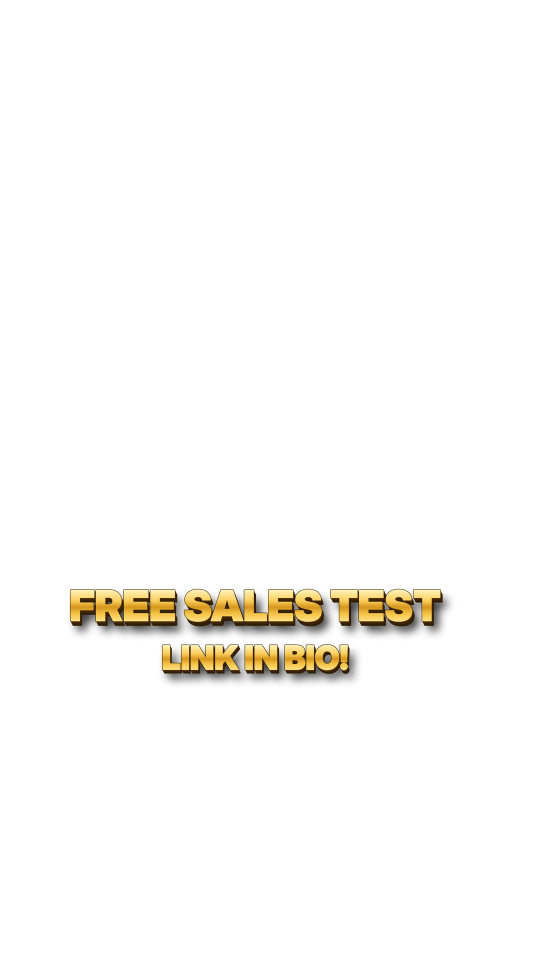
#> input picture engine/cta_gold.png, 1080 x 1920 px (shown at 1/2 size)
$ python -i lux.py   (imports and definitions only)
#> lines starting #> are read from the running program, lines starting #| are printed output that depends on the picture
"""Luxury-style TikTok clip: black & white luxury photo backgrounds (slow zoom, grain, scanlines)
and huge condensed captions that show exactly the spoken words, word by word, on the voice.
usage: python3 lux.py <clipname> <voice.mp3> <words_module:key> <bg_dir> [tempo]"""
import sys, os, re, random, subprocess, importlib
import numpy as np
from PIL import Image, ImageDraw, ImageFont, ImageFilter, ImageOps, ImageEnhance

W, H, FPS = 1080, 1920, 30
FONT = "/usr/share/fonts/opentype/inter/InterDisplay-Black.otf"
WHITE = (245, 245, 240); GOLD = (236, 196, 44)
SQUEEZE = 0.74          # horizontal squeeze -> condensed poster look
MAXW = 900              # text column width
CY = 720                # vertical centre of the caption block (kept clear of TikTok bottom UI)
LEAD = 0.06             # word appears a hair before it is heard

KEYWORDS = {"MONEY", "RICH", "SELLING", "SELL", "SELLS", "SOLD", "SALES", "SALE", "PRICE", "JOB", "JOBS",
            "CUSTOMER", "CUSTOMERS", "SILENCE", "THINK", "PAID", "HONEST", "QUESTION", "GOOD", "PAYS",
            "NEVER", "ONE", "SHUT", "UP", "WAIT", "THEM", "MINUTE", "YOURSELF", "OPPOSITE", "FIRST"}

_fc = {}
def fnt(size):
    if size not in _fc: _fc[size] = ImageFont.truetype(FONT, size)
    return _fc[size]

def clean(w):
    return re.sub(r"[^A-Za-z0-9'$%&\-]", "", w.replace("—", "")).upper()

# [32 lines left out: functions chunk, layout, not called in this run]

_wc = {}
# [35 lines left out: functions word_img, draw_chunk, not called in this run]

# ---------------- background ----------------
BAND_H = 700            # height of the cinematic picture band
BAND_Y = CY - BAND_H // 2

def prep_bg(path):
    """Wide image -> band (BAND_H tall, with room to zoom) plus a dim blurred fill for the rest of the frame."""
#> called with path = 'cta_gold.png'
    im = Image.open(path).convert("L")
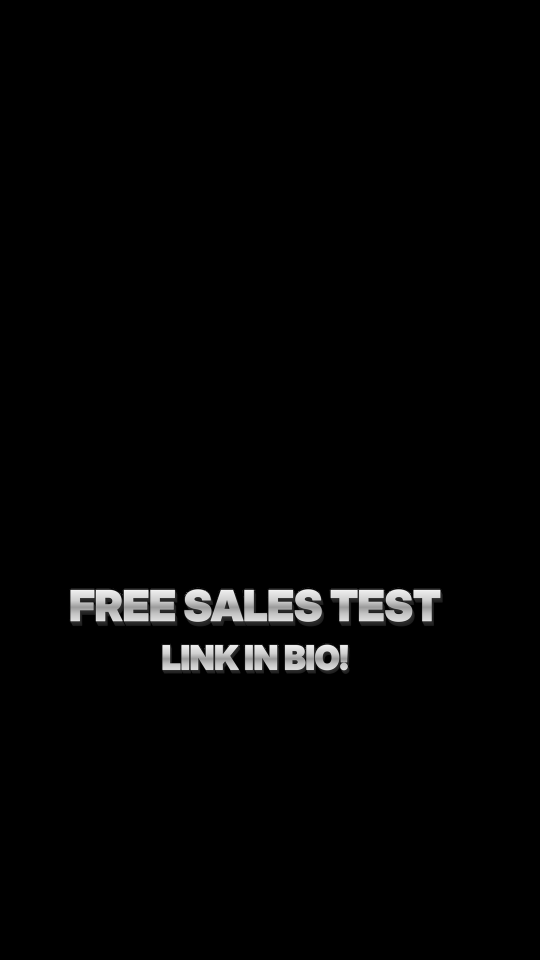
#> im: PIL image 1080x1920 L (shown at 1/2 size); min 0, max 255, mean 4.6
    tw, th = int(W * 1.12), int(BAND_H * 1.12)
    r = max(tw / im.width, th / im.height)
#> r = 1.12
    im = im.resize((int(im.width * r) + 1, int(im.height * r) + 1), Image.LANCZOS)
#> im: PIL image 1210x2150 L
    l = (im.width - tw) // 2; tp = (im.height - th) // 2
#> after `l = (im.width - tw) // 2`: l = 0
#> after `tp = (im.height - th) // 2`: tp = 683
    band = im.crop((l, tp, l + tw, tp + th))
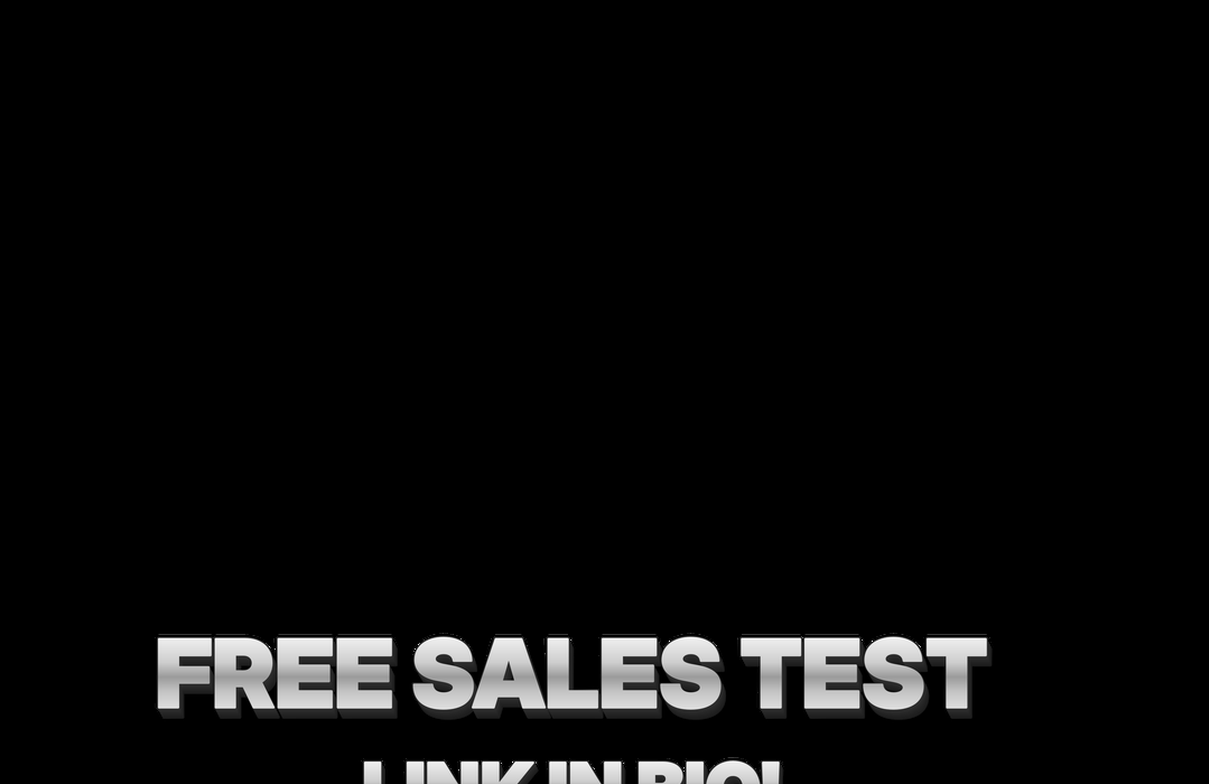
#> band: PIL image 1209x784 L; min 0, max 255, mean 10.4
    band = band.filter(ImageFilter.UnsharpMask(radius=2, percent=80, threshold=2))
    band = ImageOps.autocontrast(band, cutoff=1); band = ImageEnhance.Contrast(band).enhance(1.12)
#> after `band = ImageOps.autocontrast(band, cutoff=1)`:
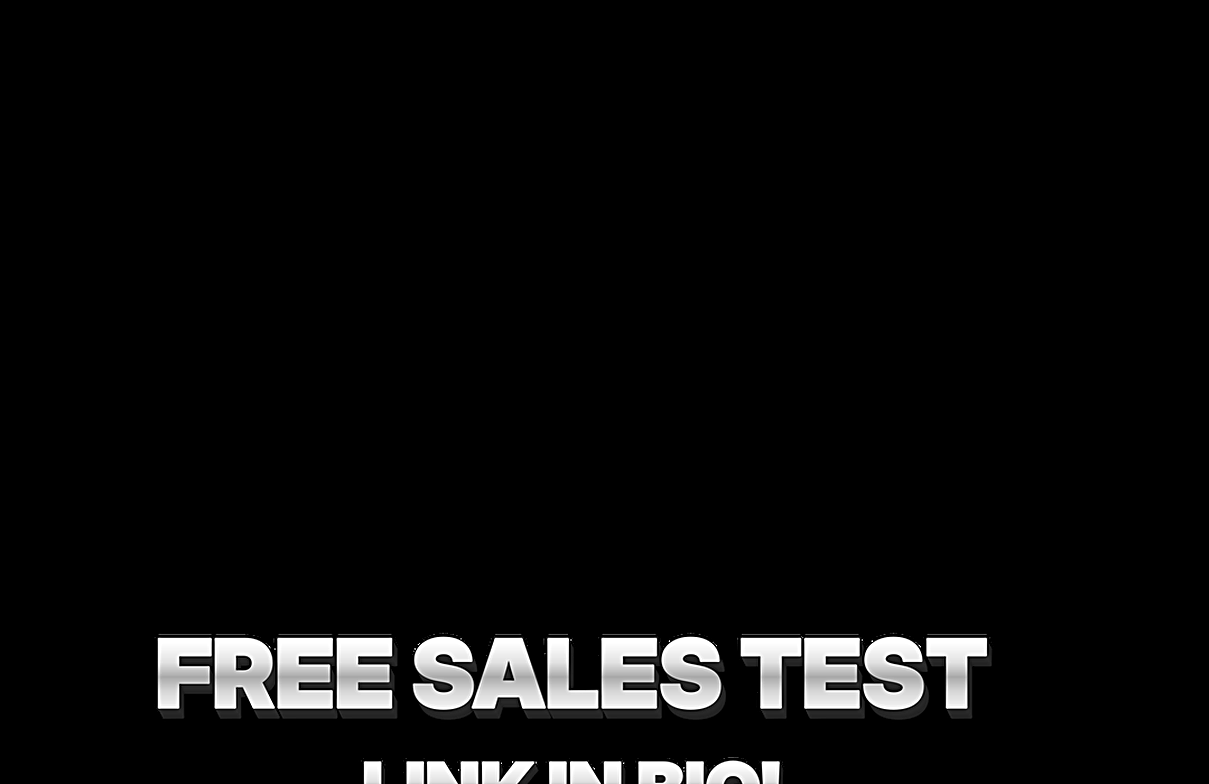
#> band: PIL image 1209x784 L; min 0, max 255, mean 11.4
    fill = im.resize((W // 8, H // 8)).filter(ImageFilter.GaussianBlur(6)).resize((W, H), Image.BILINEAR)
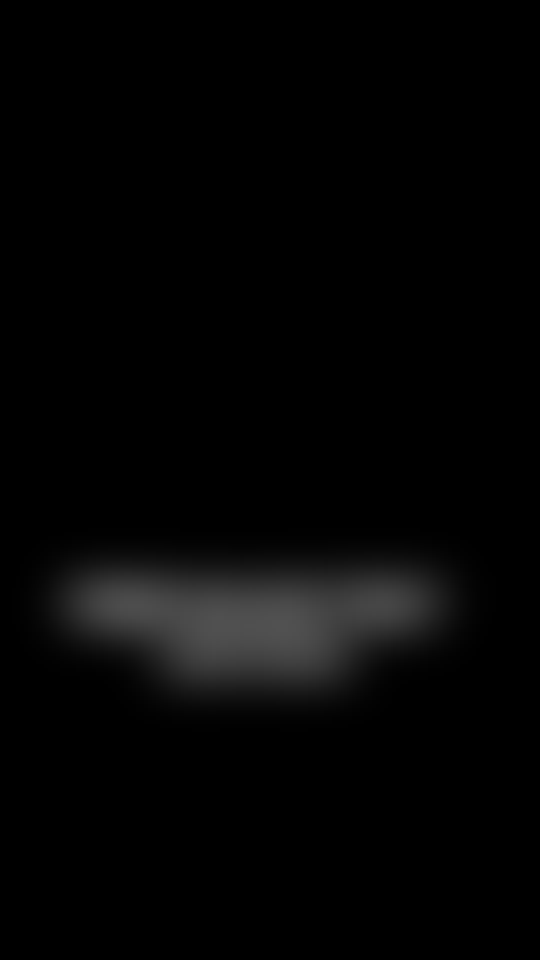
#> fill: PIL image 1080x1920 L (shown at 1/2 size); min 0, max 81, mean 4.6
    return np.asarray(band, dtype=np.float32), np.asarray(fill, dtype=np.float32) * 0.18

# [4 lines left out: function vignette, not called in this run]

def scanlines():
    s = np.ones((H, W), np.float32); s[::4, :] = 0.88; return s

# [82 lines left out: functions bg_frame, render, preview, not called in this run]

# [6 lines not run here, left out]

>>> result = prep_bg('cta_gold.png')
